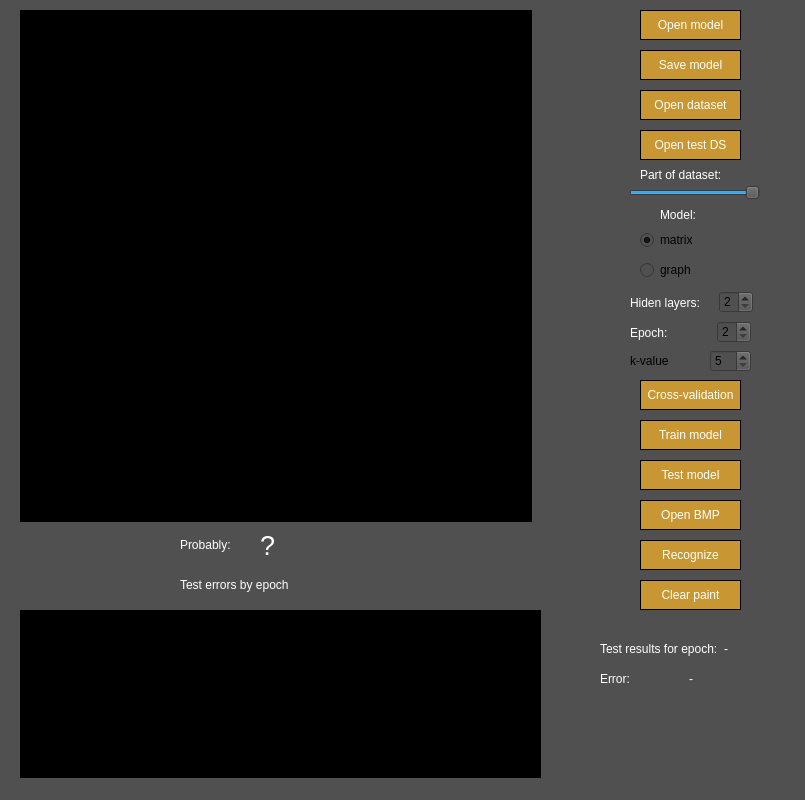
<?xml version="1.0" encoding="UTF-8"?>
<ui version="4.0">
 <class>MainWindow</class>
 <widget class="QMainWindow" name="MainWindow">
  <property name="geometry">
   <rect>
    <x>0</x>
    <y>0</y>
    <width>805</width>
    <height>800</height>
   </rect>
  </property>
  <property name="windowTitle">
   <string>Multilayer Perceptron</string>
  </property>
  <property name="styleSheet">
   <string notr="true">background-color: rgb(80, 80, 80);</string>
  </property>
  <widget class="QWidget" name="centralwidget">
   <widget class="QPushButton" name="pushButton_open_dataset">
    <property name="geometry">
     <rect>
      <x>640</x>
      <y>90</y>
      <width>101</width>
      <height>30</height>
     </rect>
    </property>
    <property name="styleSheet">
     <string notr="true">QPushButton {
  color: white;
  background-color: rgb(200, 150, 50);
  border: 1px solid black;
}
QPushButton:pressed {
    background-color: rgb(150, 100, 0);
}</string>
    </property>
    <property name="text">
     <string>Open dataset</string>
    </property>
   </widget>
   <widget class="QPushButton" name="pushButton_open_model">
    <property name="geometry">
     <rect>
      <x>640</x>
      <y>10</y>
      <width>101</width>
      <height>30</height>
     </rect>
    </property>
    <property name="styleSheet">
     <string notr="true">QPushButton {
  color: white;
  background-color: rgb(200, 150, 50);
  border: 1px solid black;
}
QPushButton:pressed {
    background-color: rgb(150, 100, 0);
}</string>
    </property>
    <property name="text">
     <string>Open model</string>
    </property>
   </widget>
   <widget class="QRadioButton" name="radioButton_matrix_model">
    <property name="geometry">
     <rect>
      <x>640</x>
      <y>230</y>
      <width>99</width>
      <height>20</height>
     </rect>
    </property>
    <property name="text">
     <string>matrix</string>
    </property>
    <property name="checked">
     <bool>true</bool>
    </property>
   </widget>
   <widget class="QRadioButton" name="radioButton_graph_model">
    <property name="geometry">
     <rect>
      <x>640</x>
      <y>260</y>
      <width>99</width>
      <height>20</height>
     </rect>
    </property>
    <property name="text">
     <string>graph</string>
    </property>
   </widget>
   <widget class="QLabel" name="label_model">
    <property name="geometry">
     <rect>
      <x>660</x>
      <y>200</y>
      <width>60</width>
      <height>30</height>
     </rect>
    </property>
    <property name="styleSheet">
     <string notr="true">color: white;</string>
    </property>
    <property name="text">
     <string>Model:</string>
    </property>
   </widget>
   <widget class="QPushButton" name="pushButton_open_bmp">
    <property name="geometry">
     <rect>
      <x>640</x>
      <y>500</y>
      <width>101</width>
      <height>30</height>
     </rect>
    </property>
    <property name="styleSheet">
     <string notr="true">QPushButton {
  color: white;
  background-color: rgb(200, 150, 50);
  border: 1px solid black;
}
QPushButton:pressed {
    background-color: rgb(150, 100, 0);
}</string>
    </property>
    <property name="text">
     <string>Open BMP</string>
    </property>
   </widget>
   <widget class="QLabel" name="slider_dataset_part">
    <property name="geometry">
     <rect>
      <x>640</x>
      <y>160</y>
      <width>91</width>
      <height>30</height>
     </rect>
    </property>
    <property name="styleSheet">
     <string notr="true">color: white;</string>
    </property>
    <property name="text">
     <string>Part of dataset:</string>
    </property>
   </widget>
   <widget class="QSlider" name="test_part">
    <property name="geometry">
     <rect>
      <x>629</x>
      <y>180</y>
      <width>131</width>
      <height>25</height>
     </rect>
    </property>
    <property name="maximum">
     <number>100</number>
    </property>
    <property name="value">
     <number>100</number>
    </property>
    <property name="sliderPosition">
     <number>100</number>
    </property>
    <property name="orientation">
     <enum>Qt::Horizontal</enum>
    </property>
   </widget>
   <widget class="QPushButton" name="pushButton_save_model">
    <property name="geometry">
     <rect>
      <x>640</x>
      <y>50</y>
      <width>101</width>
      <height>30</height>
     </rect>
    </property>
    <property name="styleSheet">
     <string notr="true">QPushButton {
  color: white;
  background-color: rgb(200, 150, 50);
  border: 1px solid black;
}
QPushButton:pressed {
    background-color: rgb(150, 100, 0);
}</string>
    </property>
    <property name="text">
     <string>Save model</string>
    </property>
   </widget>
   <widget class="QWidget" name="layoutWidget">
    <property name="geometry">
     <rect>
      <x>630</x>
      <y>290</y>
      <width>123</width>
      <height>25</height>
     </rect>
    </property>
    <layout class="QHBoxLayout" name="layers_layout">
     <item>
      <widget class="QLabel" name="label_hiden_layers">
       <property name="styleSheet">
        <string notr="true">color: white;</string>
       </property>
       <property name="text">
        <string>Hiden layers:</string>
       </property>
      </widget>
     </item>
     <item alignment="Qt::AlignRight">
      <widget class="QSpinBox" name="hiden_layers_number">
       <property name="minimum">
        <number>2</number>
       </property>
       <property name="maximum">
        <number>5</number>
       </property>
      </widget>
     </item>
    </layout>
   </widget>
   <widget class="QWidget" name="layoutWidget">
    <property name="geometry">
     <rect>
      <x>630</x>
      <y>320</y>
      <width>121</width>
      <height>25</height>
     </rect>
    </property>
    <layout class="QHBoxLayout" name="epoch_layout">
     <item>
      <widget class="QLabel" name="label_epoch">
       <property name="styleSheet">
        <string notr="true">color: white;</string>
       </property>
       <property name="text">
        <string>Epoch:</string>
       </property>
      </widget>
     </item>
     <item alignment="Qt::AlignRight">
      <widget class="QSpinBox" name="epoch_number">
       <property name="minimum">
        <number>2</number>
       </property>
       <property name="maximum">
        <number>5</number>
       </property>
      </widget>
     </item>
    </layout>
   </widget>
   <widget class="QGraphicsView" name="graphicsView">
    <property name="enabled">
     <bool>true</bool>
    </property>
    <property name="geometry">
     <rect>
      <x>20</x>
      <y>10</y>
      <width>512</width>
      <height>512</height>
     </rect>
    </property>
    <property name="sizePolicy">
     <sizepolicy hsizetype="Maximum" vsizetype="Maximum">
      <horstretch>0</horstretch>
      <verstretch>0</verstretch>
     </sizepolicy>
    </property>
    <property name="maximumSize">
     <size>
      <width>512</width>
      <height>512</height>
     </size>
    </property>
    <property name="styleSheet">
     <string notr="true">background-color: rgb(0, 0, 0);</string>
    </property>
    <property name="verticalScrollBarPolicy">
     <enum>Qt::ScrollBarAlwaysOff</enum>
    </property>
    <property name="horizontalScrollBarPolicy">
     <enum>Qt::ScrollBarAlwaysOff</enum>
    </property>
   </widget>
   <widget class="QPushButton" name="pushButton_train_model">
    <property name="geometry">
     <rect>
      <x>640</x>
      <y>420</y>
      <width>101</width>
      <height>30</height>
     </rect>
    </property>
    <property name="styleSheet">
     <string notr="true">QPushButton {
  color: white;
  background-color: rgb(200, 150, 50);
  border: 1px solid black;
}
QPushButton:pressed {
    background-color: rgb(150, 100, 0);
}</string>
    </property>
    <property name="text">
     <string>Train model</string>
    </property>
   </widget>
   <widget class="QPushButton" name="pushButton_test_model">
    <property name="geometry">
     <rect>
      <x>640</x>
      <y>460</y>
      <width>101</width>
      <height>30</height>
     </rect>
    </property>
    <property name="styleSheet">
     <string notr="true">QPushButton {
  color: white;
  background-color: rgb(200, 150, 50);
  border: 1px solid black;
}
QPushButton:pressed {
    background-color: rgb(150, 100, 0);
}</string>
    </property>
    <property name="text">
     <string>Test model</string>
    </property>
   </widget>
   <widget class="QPushButton" name="pushButton_recognize_image">
    <property name="geometry">
     <rect>
      <x>640</x>
      <y>540</y>
      <width>101</width>
      <height>30</height>
     </rect>
    </property>
    <property name="styleSheet">
     <string notr="true">QPushButton {
  color: white;
  background-color: rgb(200, 150, 50);
  border: 1px solid black;
}
QPushButton:pressed {
    background-color: rgb(150, 100, 0);
}</string>
    </property>
    <property name="text">
     <string>Recognize</string>
    </property>
   </widget>
   <widget class="QPushButton" name="pushButton_clear_paint">
    <property name="geometry">
     <rect>
      <x>640</x>
      <y>580</y>
      <width>101</width>
      <height>30</height>
     </rect>
    </property>
    <property name="styleSheet">
     <string notr="true">QPushButton {
  color: white;
  background-color: rgb(200, 150, 50);
  border: 1px solid black;
}
QPushButton:pressed {
    background-color: rgb(150, 100, 0);
}</string>
    </property>
    <property name="text">
     <string>Clear paint</string>
    </property>
   </widget>
   <widget class="QLabel" name="label_letter">
    <property name="geometry">
     <rect>
      <x>180</x>
      <y>530</y>
      <width>61</width>
      <height>30</height>
     </rect>
    </property>
    <property name="styleSheet">
     <string notr="true">color: white;</string>
    </property>
    <property name="text">
     <string>Probably:</string>
    </property>
   </widget>
   <widget class="QLabel" name="label_recognized_letter">
    <property name="geometry">
     <rect>
      <x>260</x>
      <y>530</y>
      <width>41</width>
      <height>30</height>
     </rect>
    </property>
    <property name="font">
     <font>
      <pointsize>20</pointsize>
     </font>
    </property>
    <property name="styleSheet">
     <string notr="true">color: white;</string>
    </property>
    <property name="text">
     <string>?</string>
    </property>
   </widget>
   <widget class="QPushButton" name="pushButton_open_test_dataset">
    <property name="geometry">
     <rect>
      <x>640</x>
      <y>130</y>
      <width>101</width>
      <height>30</height>
     </rect>
    </property>
    <property name="styleSheet">
     <string notr="true">QPushButton {
  color: white;
  background-color: rgb(200, 150, 50);
  border: 1px solid black;
}
QPushButton:pressed {
    background-color: rgb(150, 100, 0);
}</string>
    </property>
    <property name="text">
     <string>Open test DS</string>
    </property>
   </widget>
   <widget class="QChartView" name="chartView">
    <property name="geometry">
     <rect>
      <x>20</x>
      <y>610</y>
      <width>521</width>
      <height>181</height>
     </rect>
    </property>
    <property name="styleSheet">
     <string notr="true">background-color: rgb(0, 0, 0);</string>
    </property>
   </widget>
   <widget class="QLabel" name="label_letter_2">
    <property name="geometry">
     <rect>
      <x>180</x>
      <y>570</y>
      <width>131</width>
      <height>30</height>
     </rect>
    </property>
    <property name="styleSheet">
     <string notr="true">color: white;</string>
    </property>
    <property name="text">
     <string>Test errors by epoch</string>
    </property>
   </widget>
   <widget class="QPushButton" name="pushButton_cross_validation">
    <property name="geometry">
     <rect>
      <x>640</x>
      <y>380</y>
      <width>101</width>
      <height>30</height>
     </rect>
    </property>
    <property name="styleSheet">
     <string notr="true">QPushButton {
  color: white;
  background-color: rgb(200, 150, 50);
  border: 1px solid black;
}
QPushButton:pressed {
    background-color: rgb(150, 100, 0);
}</string>
    </property>
    <property name="text">
     <string>Cross-validation</string>
    </property>
   </widget>
   <widget class="QWidget" name="layoutWidget">
    <property name="geometry">
     <rect>
      <x>630</x>
      <y>350</y>
      <width>121</width>
      <height>22</height>
     </rect>
    </property>
    <layout class="QHBoxLayout" name="horizontalLayout">
     <item>
      <widget class="QLabel" name="label">
       <property name="text">
        <string>k-value</string>
       </property>
      </widget>
     </item>
     <item alignment="Qt::AlignRight">
      <widget class="QSpinBox" name="k_value">
       <property name="minimum">
        <number>5</number>
       </property>
       <property name="maximum">
        <number>10</number>
       </property>
      </widget>
     </item>
    </layout>
   </widget>
   <widget class="QWidget" name="layoutWidget">
    <property name="geometry">
     <rect>
      <x>600</x>
      <y>640</y>
      <width>171</width>
      <height>18</height>
     </rect>
    </property>
    <layout class="QHBoxLayout" name="horizontalLayout_2">
     <item>
      <widget class="QLabel" name="label_test_epoch">
       <property name="styleSheet">
        <string notr="true">color: white;</string>
       </property>
       <property name="text">
        <string>Test results for epoch:</string>
       </property>
      </widget>
     </item>
     <item>
      <widget class="QLabel" name="label_test_epoch_val">
       <property name="styleSheet">
        <string notr="true">color: white;</string>
       </property>
       <property name="text">
        <string>-</string>
       </property>
      </widget>
     </item>
    </layout>
   </widget>
   <widget class="QWidget" name="layoutWidget">
    <property name="geometry">
     <rect>
      <x>600</x>
      <y>670</y>
      <width>171</width>
      <height>18</height>
     </rect>
    </property>
    <layout class="QHBoxLayout" name="horizontalLayout_3">
     <item>
      <widget class="QLabel" name="label_test_error">
       <property name="styleSheet">
        <string notr="true">color: white;</string>
       </property>
       <property name="text">
        <string>Error:</string>
       </property>
      </widget>
     </item>
     <item>
      <widget class="QLabel" name="label_test_error_val">
       <property name="styleSheet">
        <string notr="true">color: white;</string>
       </property>
       <property name="text">
        <string>-</string>
       </property>
      </widget>
     </item>
    </layout>
   </widget>
  </widget>
  <widget class="QStatusBar" name="statusbar"/>
 </widget>
 <customwidgets>
  <customwidget>
   <class>QChartView</class>
   <extends>QGraphicsView</extends>
   <header>QChart</header>
  </customwidget>
 </customwidgets>
 <resources/>
 <connections/>
</ui>
